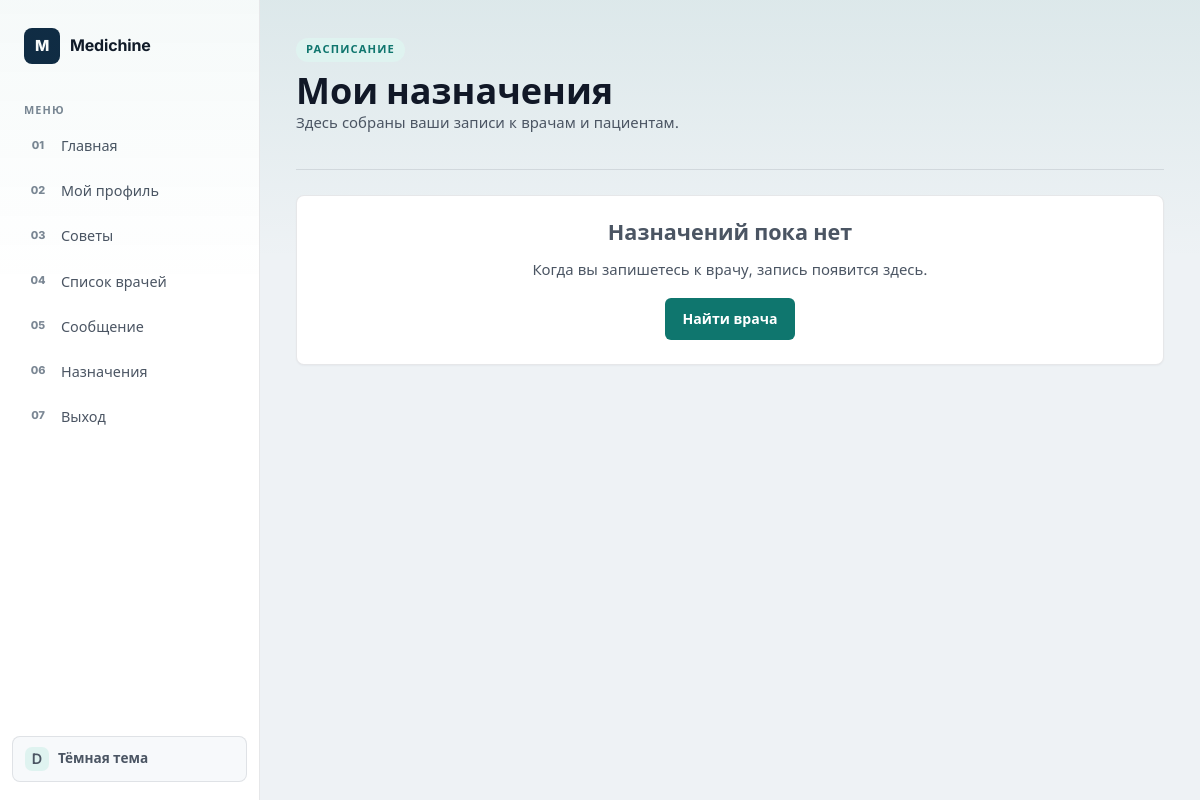
The page /appointments/my_appointments (signed in) on the database as committed earlier.
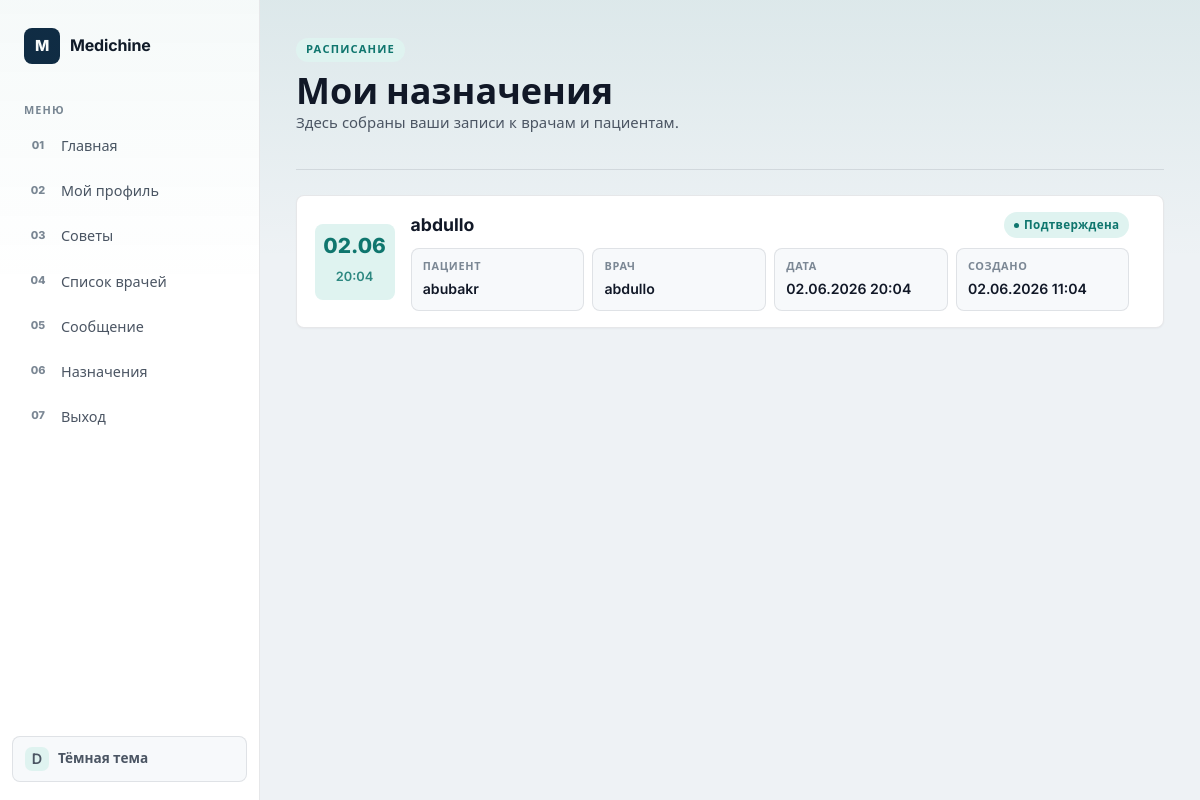
The same page on the database as committed later.
### appointments/models.py (models this page shows, shortened)
class Appointment(models.Model):
    patient = models.ForeignKey(settings.AUTH_USER_MODEL, on_delete=models.CASCADE, related_name='appointments')
    doctor = models.ForeignKey('doctors.DoctorProfile', on_delete=models.CASCADE, related_name='appointments')
    date = models.DateTimeField()
    slug = models.SlugField(unique=True, blank=True, null=True)
    is_deleted = models.BooleanField(default=False)
    STATUS = (
        ('pending', 'Ожидание'),
        ('approved', 'Подтверждена'),
        ('cancelled', 'Отменена'),
    )
    status = models.CharField(max_length=30, choices=STATUS, default='pending')
    created_at = models.DateTimeField(auto_now_add=True)
    celery_task_ids = models.JSONField(default=list, blank=True)

### doctors/models.py (models this page shows, shortened)
class DoctorProfile(models.Model):
    user=models.OneToOneField(settings.AUTH_USER_MODEL,on_delete=models.CASCADE)
    speciality=models.CharField(max_length=20)
    city=models.CharField(max_length=50)
    clinic=models.CharField(max_length=100)
    bio=models.TextField(blank=True)
    experience=models.PositiveIntegerField(default=0)
    photo=models.ImageField(upload_to='doctors/',null=True,blank=True)

### accounts/models.py (models this page shows, shortened)
class User(AbstractUser):
    ROLE_CHOICES = (
        ('patient', 'Patient'),
        ('doctor', 'Doctor'),
        ('admin', 'Admin'),
    )
    role = models.CharField(
        max_length=20,
        choices=ROLE_CHOICES
    )
    phone = models.CharField(
        max_length=20,
        unique=True
    )
    age=models.PositiveIntegerField()
    city = models.CharField(max_length=50, blank=True)

### appointments/views.py (the view)
# urls.py: path('my_appointments',views.AppointmentListView.as_view(),name='appointments'),
class AppointmentListView(LoginRequiredMixin,generic.ListView):
    model=Appointment
    template_name='appoinments/show_appointment.html'
    def get_queryset(self):
        Appointment.objects.filter(
            status='pending',
            date__lte=timezone.now()
        ).update(status='approved')
        return Appointment.objects.select_related('doctor').filter(is_deleted=False)

### templates/appoinments/show_appointment.html (shortened to what this page needs)
{% extends "accounts/base.html" %}
{% block main %}
<header class="page-head appointments-head">
    <div>
        <p class="eyebrow">Расписание</p>
        <h1>Мои назначения</h1>
        <p class="muted">Здесь собраны ваши записи к врачам и пациентам.</p>
    </div>
</header>
<section class="appointments-list">
    {% for i in object_list %}
        <article class="appointment-card panel">
            <div class="appointment-date">
                <span>{{ i.date|date:"d.m" }}</span>
                <strong>{{ i.date|date:"H:i" }}</strong>
            </div>
            <div class="appointment-main">
                <div class="appointment-title">
                    <h2>{{ i.doctor.user.username }}</h2>
                    <span class="status-pill status-{{ i.status }}">
                        {{ i.get_status_display }}
                    </span>
                </div>
                <dl class="appointment-details">
                    <div>
                        <dt>Пациент</dt>
                        <dd>{{ i.patient.username }}</dd>
                    </div>
                    <div>
                        <dt>Врач</dt>
                        <dd>{{ i.doctor.user.username }}</dd>
                    </div>
                    <div>
                        <dt>Дата</dt>
                        <dd>{{ i.date|date:"d.m.Y H:i" }}</dd>
                    </div>
                    <div>
                        <dt>Создано</dt>
                        <dd>{{ i.created_at|date:"d.m.Y H:i" }}</dd>
                    </div>
                </dl>
            </div>
        </article>
    {% empty %}
        <div class="empty-state panel">
            <h2>Назначений пока нет</h2>
            <p class="muted">Когда вы запишетесь к врачу, запись появится здесь.</p>
            <a class="button" href="{% url 'doctors_list' %}">Найти врача</a>
        </div>
    {% endfor %}
</section>
{% endblock %}

Rows that differ between the two databases and show on the page:
added Appointment: date "02.06", date "20:04", doctor.user.username "abdullo", status "Подтверждена", patient.username "abubakr", date "02.06.2026 20:04", created_at "02.06.2026 11:04"
Other text that changed with them:
text no longer shown: "Назначений пока нет Когда вы запишетесь к врачу, запись появится здесь. Найти врача"
